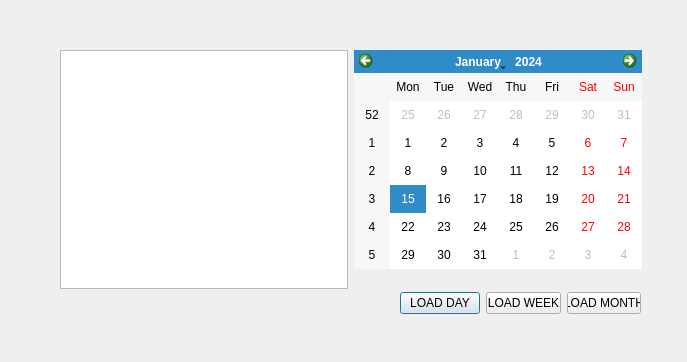
<?xml version="1.0" encoding="UTF-8"?>
<ui version="4.0">
 <class>formateur</class>
 <widget class="QDialog" name="formateur">
  <property name="geometry">
   <rect>
    <x>0</x>
    <y>0</y>
    <width>687</width>
    <height>362</height>
   </rect>
  </property>
  <property name="windowTitle">
   <string>Dialog</string>
  </property>
  <widget class="QWidget" name="layoutWidget">
   <property name="geometry">
    <rect>
     <x>400</x>
     <y>290</y>
     <width>241</width>
     <height>27</height>
    </rect>
   </property>
   <layout class="QHBoxLayout" name="horizontalLayout_3">
    <item>
     <widget class="QPushButton" name="loadTableDay">
      <property name="text">
       <string>LOAD DAY</string>
      </property>
     </widget>
    </item>
    <item>
     <layout class="QHBoxLayout" name="horizontalLayout_2">
      <item>
       <widget class="QPushButton" name="loadTableWeek">
        <property name="text">
         <string>LOAD WEEK</string>
        </property>
       </widget>
      </item>
      <item>
       <widget class="QPushButton" name="loadTableMonth">
        <property name="text">
         <string>LOAD MONTH</string>
        </property>
       </widget>
      </item>
     </layout>
    </item>
   </layout>
  </widget>
  <widget class="QWidget" name="layoutWidget_2">
   <property name="geometry">
    <rect>
     <x>60</x>
     <y>50</y>
     <width>582</width>
     <height>239</height>
    </rect>
   </property>
   <layout class="QHBoxLayout" name="horizontalLayout">
    <item>
     <widget class="QListWidget" name="listWidget"/>
    </item>
    <item>
     <layout class="QVBoxLayout" name="verticalLayout_3">
      <item>
       <layout class="QVBoxLayout" name="verticalLayout_2">
        <item>
         <layout class="QVBoxLayout" name="verticalLayout">
          <item>
           <widget class="QCalendarWidget" name="calendarWidget"/>
          </item>
         </layout>
        </item>
       </layout>
      </item>
      <item>
       <widget class="QLabel" name="errorLabel">
        <property name="text">
         <string/>
        </property>
       </widget>
      </item>
     </layout>
    </item>
   </layout>
  </widget>
 </widget>
 <resources/>
 <connections/>
</ui>
